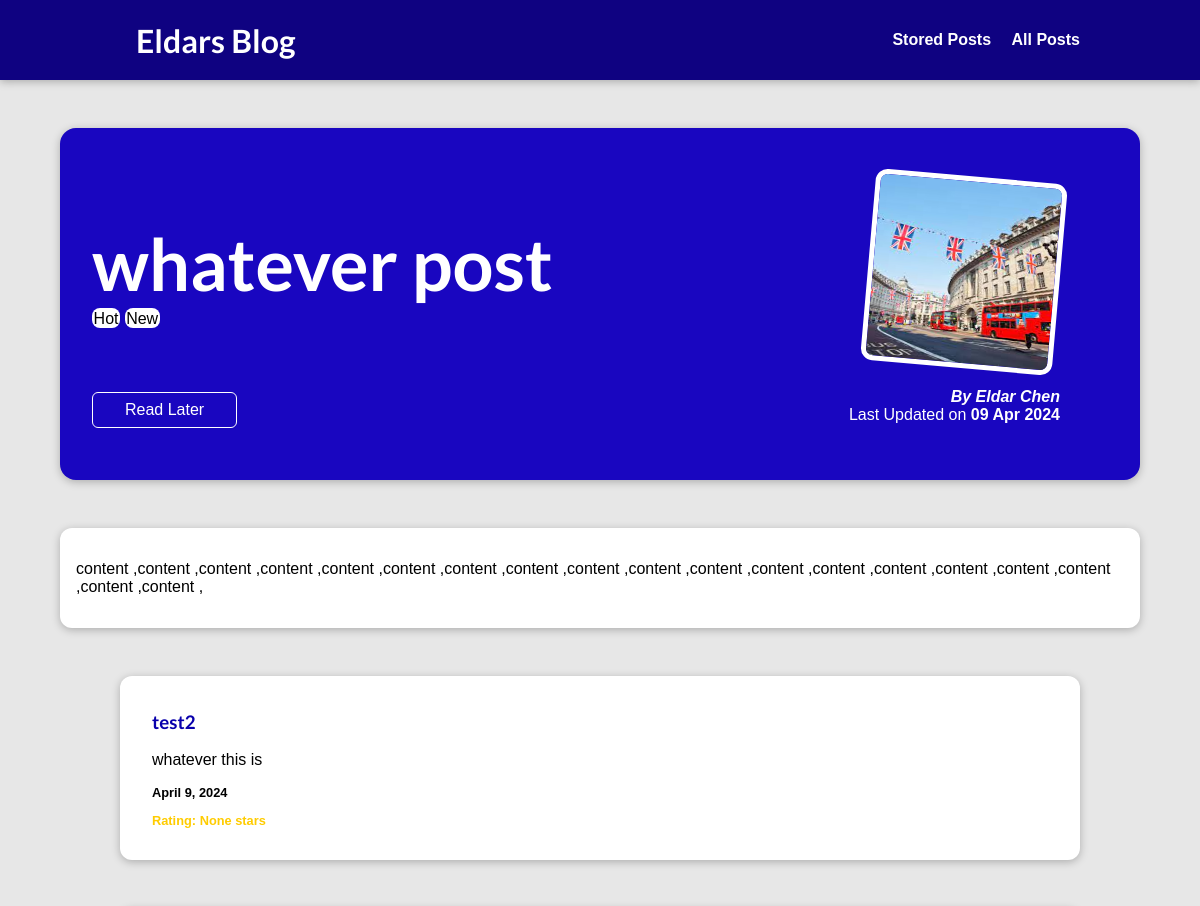
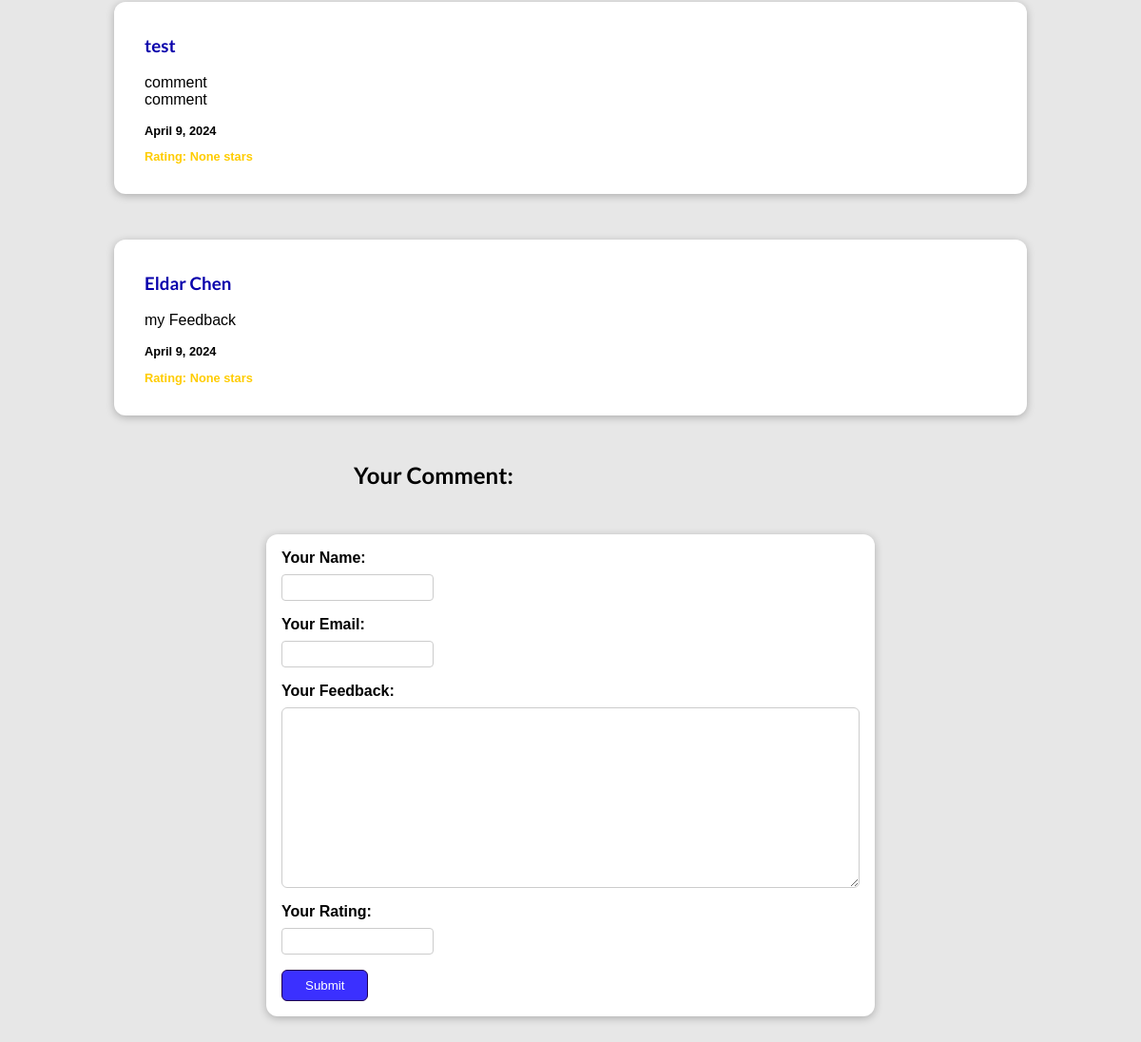
The page /posts/whatever-post on the database its author committed (2 pictures, top to bottom).
### blog/models.py (models this page shows, shortened)
class Post(models.Model):
    title = models.CharField(max_length=150)
    excerpt = models.CharField(max_length=200)
    image = models.ImageField(upload_to="posts", null=True)
    date = models.DateField(auto_now=True)
    created_at = models.DateTimeField(auto_now_add=True)
    slug = models.SlugField(unique=True)
    content = models.TextField(validators=[MinLengthValidator(10)])
    author = models.ForeignKey(
        Author, on_delete=models.SET_NULL, null=True, related_name="posts")
    tags = models.ManyToManyField(Tag)

class Tag(models.Model):
    caption = models.CharField(max_length=50)

class Author(models.Model):
    first_name = models.CharField(max_length=100)
    last_name = models.CharField(max_length=100)
    email_address = models.EmailField()
    def full_name(self):
        return f"{self.first_name} {self.last_name}"
    def __str__(self):
        return self.full_name()

class Comment(models.Model):
    user_name = models.CharField(max_length=100)
    user_email = models.EmailField()
    text = models.TextField(max_length=200)
    post = models.ForeignKey(Post, on_delete=models.CASCADE, related_name="comments")
    rating = models.IntegerField(validators=[MinValueValidator(1), MaxValueValidator(5)], null=True)
    date = models.DateField(auto_now=True)

### blog/views.py (the view, shortened to what this page needs)
# urls.py: path("posts/<slug:slug>", views.SinglePostView.as_view(),
class SinglePostView(View):
    def is_stored_post(self, request, post_id):
        stored_posts = request.session.get("stored_posts")
        if stored_posts is not None:
            is_saved_for_later = post_id in stored_posts
        else:
            is_saved_for_later = False
        return is_saved_for_later
    def get(self, request, slug):
        post = Post.objects.get(slug=slug)
        context = {
            "post": post,
            "tags": post.tags.all(),
            "comment_form": CommentForm(),
            "comments": post.comments.all().order_by("-id"),
            "saved_for_later": self.is_stored_post(request, post.id)
        }
        return render(request, "blog/post-detail.html", context)

### blog/forms.py
class CommentForm(forms.ModelForm):
    rating = forms.IntegerField(label='Your Rating', min_value=1, max_value=5)
    class Meta:
        model = Comment
        exclude = ['post']
        labels = {
            "user_name": "Your Name",
            "user_email": "Your Email",
            "text": "Your Feedback",
        }

### blog/templates/blog/post-detail.html (shortened to what this page needs)
{% extends 'base.html' %}
{% load static %}
{% block css_files %}
    <link rel="stylesheet" href="{% static 'app.css' %}" />
    <link rel="stylesheet" href="{% static 'blog/post-details.css' %}" />
    <link rel="stylesheet" href="{% static 'blog/forms.css' %}" />
    <link rel="stylesheet" href="{% static 'blog/reviews.css' %}" />
{% endblock %}
{% block content %}
    <section id="summary">
        <h2>{{ post.title }}</h2>
        <div>
            {% for tag in tags %}
                <span class="tag">{{ tag.caption }}</span>
            {% endfor %}
        </div>
        <div class="read_later">
            <form action="{% url "read-later" %}" method="POST">
            <button>
                {% if saved_for_later %}
                    Remove from "Read Later"
                {% else %}
                    Read Later
                {% endif %}
            </button>
            </form>
        </div>
        <article>
            <img src="{{ post.image.url }}" alt="{{ post.title }}" />
            <address>By <a href="mailto:{{ post.author.email_address }}">{{post.author}}</a></address>
            <div>
                Last Updated on <time>{{ post.date|date:"d M Y"}}</time>
            </div>
        </article>
    </section>
    <main>
            {{ post.content|linebreaks }}
    </main>
        {% for comment in comments %}
        <section class="comments">
            <ul>
                <li>
                    <h3>{{ comment.user_name }}</h3>
                    <p>{{ comment.text|linebreaks }}</p>
                    <p>{{ comment.date }}</p>
                    <p>Rating: {{ comment.rating }} stars</p>
                </li>
            </ul>
        </section>
        {% endfor %}
    <section >
        <h2 id="comments">Your Comment:</h2>
        <form id="comment-form" action="{% url 'post-detail-page' post.slug %}" method="POST">
            {% for form_field in comment_form %}
            <div class="form-control {% if form_field.errors %} invalid {% endif %}">
                {{ form_field.label_tag }}
                {{ form_field }}
            </div>
            {% endfor %}
            <button>Submit</button>
        </form>
    </section>
{% endblock %}

### static/app.css (style rules this page uses)
* { box-sizing: border-box; }
html { font-family: 'Open Sans', 'Lato', sans-serif; }
body { margin: 0; }
h1, h2, h3 { font-family: 'Lato', sans-serif; font-weight: bold; }

### blog/static/blog/post-details.css (style rules this page uses)
body { background-color: #e7e7e7; }
#summary { margin: 8rem auto 3rem auto; padding: 2rem; width: 90%; max-width: 90rem; border-radius: 16px; background-color: #1906c0; position: relative; box-shadow: 0 2px 8px rgba(0, 0, 0, 0.25); height: 22rem; }
#summary h2 { color: white; font-size: 4.5rem; margin-bottom: 0.25rem; }
#summary article { position: absolute; top: 2rem; right: 3rem; padding: 1rem 2rem; border-radius: 12px; text-align: right; color: white; }
#summary article img { width: 12rem; height: 12rem; border-radius: 12px; transform: rotateZ(5deg); border: 5px solid white; margin-bottom: 1rem; }
#summary address { font-weight: bold; }
#summary a { color: white; text-decoration: none; }
#summary time { font-weight: bold; }
main { width: 90%; max-width: 90rem; margin: 3rem auto; background-color: white; padding: 1rem; border-radius: 12px; box-shadow: 0 2px 8px rgba(0, 0, 0, 0.25); }
.tag { background-color: white; color: rgb(0, 0, 0); padding: 0.1rem; border-radius: 8px; }
#comment-form { margin: 3rem auto; width: 90%; max-width: 40rem; border-radius: 12px; background-color: white; box-shadow: 0 2px 8px rgba(0, 0, 0, 0.25); padding: 1rem; }
.form-control { margin-bottom: 1rem; }
.form-control label { font-weight: bold; margin-bottom: 0.5rem; display: block; }
.form-control input, .form-control textarea { display: block; width: 100%; font: inherit; padding: 0.25rem; border-radius: 6px; border: 1px solid #ccc; }
#comments { margin-left: 31%; }
.comments { margin: 3rem auto; width: 90%; max-width: 60rem; border-radius: 12px; background-color: white; box-shadow: 0 2px 8px rgba(0, 0, 0, 0.25); padding: 1rem 2rem; }
.comments ul { list-style: none; margin: 0; padding: 0; }
.comments li { margin-bottom: 1rem; border-bottom: 2px solid #ccc; }
.comments li:last-of-type { border-bottom: none; }
.comments h3 { color: #0900ac; }
.comments p:nth-child(6) { color: #ffcc00; font-weight: bold; font-size: 0.8rem; }
.comments p:nth-child(5) { color: #000000; font-weight: bold; font-size: 0.8rem; }
.read_later { margin: 4rem auto; }
.read_later button { background-color: transparent; border: 1px solid white; padding: 0.5rem 2rem; font: inherit; color: white; border-radius: 6px; }

### blog/static/blog/forms.css (style rules this page uses)
body { font-family: sans-serif; margin: 0; }
button { cursor: pointer; padding: 0.5rem 1.5rem; border-radius: 6px; background-color: #3b30ff; color: white; border: 1px solid #1f0050; }
.form-control { margin-bottom: 1rem; }
.form-control input { font: inherit; padding: 0.25rem; border-radius: 4px; border: 1px solid #ccc; display: block; width: 10rem; }
.form-control label { font-weight: bold; display: block; margin-bottom: 0.5rem; }

### rows shown on the page
Post: title "whatever post", image (picture), author "Eldar Chen", date "09 Apr 2024", content "content ,content ,content ,content ,content ,content ,content ,content ,content ,content ,content ,content ,content ,content ,content ,content ,content ,content ,content ,"
Tag: caption "Hot"
Tag: caption "New"
Comment: user_name "test2", text "whatever this is", date "April 9, 2024", rating "None"
Comment: user_name "test", text "comment comment", date "April 9, 2024", rating "None"
Comment: user_name "Eldar Chen", text "my Feedback", date "April 9, 2024", rating "None"
